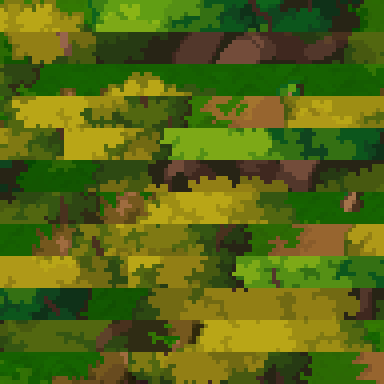

This game map was drawn from its Tiled (.tmx) file and the tilesets committed beside it. A one-line description and the full map source follow:
An orthogonal 12x12 tile map with 32x32 px tiles, 4 tile layers (collisions, sol, three, Calque de Tuiles 4).

<map version="1.10" tiledversion="1.11.2" orientation="orthogonal" renderorder="right-down" width="12" height="12" tilewidth="32" tileheight="32" infinite="0" nextlayerid="5" nextobjectid="1">
 <tileset firstgid="1" source="tilesets/all_tuiles.tsx" />
 <layer id="1" name="collisions" width="12" height="12">
  <data encoding="csv">
0,0,0,0,0,0,0,0,0,0,0,0,
0,0,0,0,0,0,0,0,21,0,0,0,
0,0,0,0,0,0,0,0,0,0,0,0,
0,0,0,0,0,42,43,0,0,0,0,0,
0,0,0,0,0,0,0,0,0,0,0,0,
0,0,0,0,0,0,0,0,0,0,0,0,
0,0,75,0,0,0,0,0,0,0,0,0,
0,0,87,0,0,0,0,0,0,0,0,0,
97,98,99,0,0,0,0,0,0,0,0,0,
109,0,0,0,0,0,0,0,0,0,0,0,
0,0,0,0,0,0,0,0,0,0,0,0,
0,0,0,0,0,0,0,0,0,0,0,0
</data>
 </layer>
 <layer id="2" name="sol" width="12" height="12">
  <data encoding="csv">
0,0,0,0,0,6,7,8,9,0,11,12,
0,0,15,0,0,18,0,0,0,22,23,24,
0,26,0,0,0,30,0,0,33,34,35,36,
0,38,0,0,0,0,0,0,45,46,47,0,
0,0,51,0,53,54,55,56,57,58,0,0,
0,0,63,64,65,66,67,68,0,0,0,0,
0,74,0,76,77,78,79,80,0,0,83,0,
85,86,0,88,89,90,0,92,0,94,95,0,
0,0,0,100,101,102,0,0,105,106,107,0,
0,110,111,112,113,0,0,0,0,0,0,120,
121,122,123,0,125,126,0,0,0,0,0,0,
133,134,0,0,137,138,0,0,0,0,143,0
</data>
 </layer>
 <layer id="3" name="three" width="12" height="12">
  <data encoding="csv">
1,2,3,4,5,0,0,0,0,10,0,12,
13,14,0,16,17,0,19,20,0,0,0,0,
25,0,27,28,29,0,31,32,0,0,0,0,
37,0,39,40,41,0,0,44,0,0,0,48,
49,50,0,52,53,0,0,0,0,0,59,60,
61,62,0,0,0,0,0,0,69,70,71,72,
73,74,0,0,0,0,0,0,81,82,0,84,
0,0,0,0,0,0,91,0,93,0,0,96,
0,0,0,0,0,102,103,104,0,0,0,108,
0,0,0,0,0,114,115,116,117,118,119,0,
0,0,0,124,0,0,127,128,129,130,131,132,
0,0,135,136,0,0,139,140,141,142,0,144
</data>
 </layer>
 <layer id="4" name="Calque de Tuiles 4" width="12" height="12">
  <data encoding="csv">
0,0,0,0,0,0,0,0,0,0,0,0,
0,0,0,0,0,0,0,0,0,0,0,0,
0,0,0,0,0,0,0,0,0,0,0,0,
0,0,0,0,0,0,0,0,0,0,0,0,
0,0,0,0,0,0,0,0,0,0,0,0,
0,0,0,0,0,0,0,0,0,0,0,0,
0,0,0,0,0,0,0,0,0,0,0,0,
0,0,0,0,0,0,0,0,0,0,0,0,
0,0,0,0,0,0,0,0,0,0,0,0,
0,0,0,0,0,0,0,0,0,0,0,0,
0,0,0,0,0,0,0,0,0,0,0,0,
0,0,0,0,0,0,0,0,0,0,0,0
</data>
 </layer>
</map>
